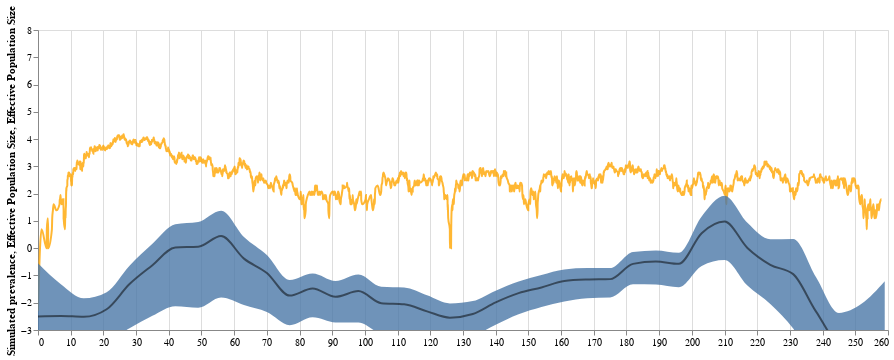

Source (notebook cell):
### Code cell
(line_simulation + log_line_ne + log_band_ne).resolve_scale(x = "shared", y = "shared")

### Figure 1 — Vega-Lite specification as saved in the notebook (floating-point values rounded to 4 significant figures; data arrays with more than 128 entries replaced by an {"elided": "..."} marker saying what was removed)
{"config": {"view": {"continuousWidth": 400, "continuousHeight": 300}}, "layer": [{"data": {"name": "data-1f220f3694f8efe948a7e9a2bd9d6eab"}, "mark": {"type": "line", "clip": true, "color": "orange", "interpolate": "monotone", "opacity": 0.8}, "encoding": {"x": {"axis": {"title": ""}, "field": "new_time", "type": "quantitative"}, "y": {"axis": {"grid": false, "title": "Simulated prevalence"}, "field": "log_I", "type": "quantitative"}}, "height": 300, "width": 850}, {"data": {"name": "data-22429f649496a494b762880e06fac85e"}, "mark": {"type": "area", "clip": true, "interpolate": "monotone", "opacity": 0.8}, "encoding": {"x": {"field": "new_interval", "type": "quantitative"}, "y": {"axis": {"grid": false, "title": "Effective Population Size"}, "field": "upper_hpd_log_50_MA", "scale": {"domain": [-3, 8]}, "type": "quantitative"}, "y2": {"field": "lower_hpd_log_50_MA"}}, "height": 300, "width": 850}, {"data": {"name": "data-22429f649496a494b762880e06fac85e"}, "mark": {"type": "line", "clip": true, "color": "black", "interpolate": "monotone", "opacity": 0.5}, "encoding": {"x": {"field": "new_interval", "type": "quantitative"}, "y": {"axis": {"grid": false, "title": "Effective Population Size"}, "field": "median_Ne_log_MA", "type": "quantitative"}}, "height": 300, "width": 850}], "resolve": {"scale": {"x": "shared", "y": "shared"}}, "$schema": "https://vega.github.io/schema/vega-lite/v4.17.0.json", "datasets": {"data-1f220f3694f8efe948a7e9a2bd9d6eab": {"elided": "3396 records"}, "data-22429f649496a494b762880e06fac85e": [{"interval": "1", "mean_Ne_log": -2.79, "mean_Ne_linear": 0.06145, "median_Ne_log": -3.31, "median_Ne_linear": 0.0365, "upper_hpd_log_95": 6.336, "lower_hpd_log_95": -10.35, "upper_hpd_log_50": -1.216, "lower_hpd_log_50": -6.913, "upper_hpd_linear": 564.3, "lower_hpd_linear": 3.184e-05, "upper_hpd_linear_50": 0.2964, "lower_hpd_linear_50": 0.0009948, "days": 7, "date": "2023-01-07T00:00:00", "new_interval": 259, "mean_Ne_log_MA": -2.79, "mean_Ne_linear_MA": 0.06145, "median_Ne_linear_MA": 0.0365, "median_Ne_log_MA": -3.31, "upper_hpd_log_50_MA": -1.216, "lower_hpd_log_50_MA": -6.913, "upper_hpd_linear_50_MA": 0.2964, "lower_hpd_linear_50_MA": 0.0009948, "lower_hpd_linear_MA": 3.184e-05, "upper_hpd_linear_MA": 564.3}, {"interval": "2", "mean_Ne_log": -3.089, "mean_Ne_linear": 0.04555, "median_Ne_log": -3.37, "median_Ne_linear": 0.03438, "upper_hpd_log_95": 0.4488, "lower_hpd_log_95": -6.02, "upper_hpd_log_50": -2.848, "lower_hpd_log_50": -4.733, "upper_hpd_linear": 1.566, "lower_hpd_linear": 0.002431, "upper_hpd_linear_50": 0.05794, "lower_hpd_linear_50": 0.008803, "days": 14, "date": "2022-12-31T00:00:00", "new_interval": 252, "mean_Ne_log_MA": -2.939, "mean_Ne_linear_MA": 0.0535, "median_Ne_linear_MA": 0.03544, "median_Ne_log_MA": -3.34, "upper_hpd_log_50_MA": -2.032, "lower_hpd_log_50_MA": -5.823, "upper_hpd_linear_50_MA": 0.1772, "lower_hpd_linear_50_MA": 0.004899, "lower_hpd_linear_MA": 0.001231, "upper_hpd_linear_MA": 282.9}, {"interval": "3", "mean_Ne_log": -3.259, "mean_Ne_linear": 0.03844, "median_Ne_log": -3.529, "median_Ne_linear": 0.02933, "upper_hpd_log_95": -0.4928, "lower_hpd_log_95": -5.418, "upper_hpd_log_50": -3.058, "lower_hpd_log_50": -4.433, "upper_hpd_linear": 0.6109, "lower_hpd_linear": 0.004437, "upper_hpd_linear_50": 0.047, "lower_hpd_linear_50": 0.01188, "days": 21, "date": "2022-12-24T00:00:00", "new_interval": 245, "mean_Ne_log_MA": -3.046, "mean_Ne_linear_MA": 0.04848, "median_Ne_linear_MA": 0.0334, "median_Ne_log_MA": -3.403, "upper_hpd_log_50_MA": -2.374, "lower_hpd_log_50_MA": -5.36, "upper_hpd_linear_50_MA": 0.1338, "lower_hpd_linear_50_MA": 0.007225, "lower_hpd_linear_MA": 0.0023, "upper_hpd_linear_MA": 188.8}, {"interval": "4", "mean_Ne_log": 1.217, "mean_Ne_linear": 3.375, "median_Ne_log": 0.9047, "median_Ne_linear": 2.471, "upper_hpd_log_95": 6.73, "lower_hpd_log_95": -3.885, "upper_hpd_log_50": 2.863, "lower_hpd_log_50": -0.8747, "upper_hpd_linear": 837.1, "lower_hpd_linear": 0.02055, "upper_hpd_linear_50": 17.51, "lower_hpd_linear_50": 0.417, "days": 28, "date": "2022-12-17T00:00:00", "new_interval": 238, "mean_Ne_log_MA": -1.98, "mean_Ne_linear_MA": 0.8802, "median_Ne_linear_MA": 0.6428, "median_Ne_log_MA": -2.326, "upper_hpd_log_50_MA": -1.065, "lower_hpd_log_50_MA": -4.238, "upper_hpd_linear_50_MA": 4.479, "lower_hpd_linear_50_MA": 0.1097, "lower_hpd_linear_MA": 0.006863, "upper_hpd_linear_MA": 350.9}, {"interval": "5", "mean_Ne_log": 4.849, "mean_Ne_linear": 127.6, "median_Ne_log": 4.545, "median_Ne_linear": 94.15, "upper_hpd_log_95": 10.42, "lower_hpd_log_95": -0.2077, "upper_hpd_log_50": 5.951, "lower_hpd_log_50": 2.21, "upper_hpd_linear": 33690.0, "lower_hpd_linear": 0.8124, "upper_hpd_linear_50": 384.0, "lower_hpd_linear_50": 9.112, "days": 35, "date": "2022-12-10T00:00:00", "new_interval": 231, "mean_Ne_log_MA": -0.6143, "mean_Ne_linear_MA": 26.23, "median_Ne_linear_MA": 19.34, "median_Ne_log_MA": -0.952, "upper_hpd_log_50_MA": 0.3383, "lower_hpd_log_50_MA": -2.949, "upper_hpd_linear_50_MA": 80.38, "lower_hpd_linear_50_MA": 1.91, "lower_hpd_linear_MA": 0.168, "upper_hpd_linear_MA": 7018.0}, {"interval": "6", "mean_Ne_log": -1.331, "mean_Ne_linear": 0.2642, "median_Ne_log": -1.595, "median_Ne_linear": 0.2028, "upper_hpd_log_95": 1.09, "lower_hpd_log_95": -3.214, "upper_hpd_log_50": -1.289, "lower_hpd_log_50": -2.41, "upper_hpd_linear": 2.975, "lower_hpd_linear": 0.04021, "upper_hpd_linear_50": 0.2756, "lower_hpd_linear_50": 0.08981, "days": 42, "date": "2022-12-03T00:00:00", "new_interval": 224, "mean_Ne_log_MA": -0.3226, "mean_Ne_linear_MA": 26.27, "median_Ne_linear_MA": 19.38, "median_Ne_log_MA": -0.609, "upper_hpd_log_50_MA": 0.3237, "lower_hpd_log_50_MA": -2.048, "upper_hpd_linear_50_MA": 80.38, "lower_hpd_linear_50_MA": 1.928, "lower_hpd_linear_MA": 0.176, "upper_hpd_linear_MA": 6906.0}, {"interval": "7", "mean_Ne_log": -0.002491, "mean_Ne_linear": 0.9975, "median_Ne_log": -0.2799, "median_Ne_linear": 0.7558, "upper_hpd_log_95": 2.837, "lower_hpd_log_95": -2.372, "upper_hpd_log_50": 0.1796, "lower_hpd_log_50": -1.356, "upper_hpd_linear": 17.06, "lower_hpd_linear": 0.09327, "upper_hpd_linear_50": 1.197, "lower_hpd_linear_50": 0.2578, "days": 49, "date": "2022-11-26T00:00:00", "new_interval": 217, "mean_Ne_log_MA": 0.2947, "mean_Ne_linear_MA": 26.46, "median_Ne_linear_MA": 19.52, "median_Ne_log_MA": 0.009037, "upper_hpd_log_50_MA": 0.9293, "lower_hpd_log_50_MA": -1.373, "upper_hpd_linear_50_MA": 80.6, "lower_hpd_linear_50_MA": 1.978, "lower_hpd_linear_MA": 0.1942, "upper_hpd_linear_MA": 6909.0}, {"interval": "8", "mean_Ne_log": 1.529, "mean_Ne_linear": 4.614, "median_Ne_log": 1.313, "median_Ne_linear": 3.718, "upper_hpd_log_95": 4.318, "lower_hpd_log_95": -1.056, "upper_hpd_log_50": 1.911, "lower_hpd_log_50": 0.2577, "upper_hpd_linear": 75.02, "lower_hpd_linear": 0.3478, "upper_hpd_linear_50": 6.757, "lower_hpd_linear_50": 1.294, "days": 56, "date": "2022-11-19T00:00:00", "new_interval": 210, "mean_Ne_log_MA": 1.252, "mean_Ne_linear_MA": 27.38, "median_Ne_linear_MA": 20.26, "median_Ne_log_MA": 0.9775, "upper_hpd_log_50_MA": 1.923, "lower_hpd_log_50_MA": -0.4346, "upper_hpd_linear_50_MA": 81.94, "lower_hpd_linear_50_MA": 2.234, "lower_hpd_linear_MA": 0.2628, "upper_hpd_linear_MA": 6924.0}, {"interval": "9", "mean_Ne_log": -1.096, "mean_Ne_linear": 0.3343, "median_Ne_log": -1.229, "median_Ne_linear": 0.2927, "upper_hpd_log_95": 0.4877, "lower_hpd_log_95": -2.622, "upper_hpd_log_50": -0.9308, "lower_hpd_log_50": -1.971, "upper_hpd_linear": 1.628, "lower_hpd_linear": 0.07268, "upper_hpd_linear_50": 0.3943, "lower_hpd_linear_50": 0.1393, "days": 63, "date": "2022-11-12T00:00:00", "new_interval": 203, "mean_Ne_log_MA": 0.7899, "mean_Ne_linear_MA": 26.77, "median_Ne_linear_MA": 19.82, "median_Ne_log_MA": 0.5509, "upper_hpd_log_50_MA": 1.164, "lower_hpd_log_50_MA": -0.6539, "upper_hpd_linear_50_MA": 78.52, "lower_hpd_linear_50_MA": 2.179, "lower_hpd_linear_MA": 0.2733, "upper_hpd_linear_MA": 6757.0}, {"interval": "10", "mean_Ne_log": -0.9726, "mean_Ne_linear": 0.3781, "median_Ne_log": -1.08, "median_Ne_linear": 0.3396, "upper_hpd_log_95": 0.6712, "lower_hpd_log_95": -2.274, "upper_hpd_log_50": -0.7146, "lower_hpd_log_50": -1.69, "upper_hpd_linear": 1.957, "lower_hpd_linear": 0.1029, "upper_hpd_linear_50": 0.4894, "lower_hpd_linear_50": 0.1845, "days": 70, "date": "2022-11-05T00:00:00", "new_interval": 196, "mean_Ne_log_MA": -0.3745, "mean_Ne_linear_MA": 1.318, "median_Ne_linear_MA": 1.062, "median_Ne_log_MA": -0.5741, "upper_hpd_log_50_MA": -0.1688, "lower_hpd_log_50_MA": -1.434, "upper_hpd_linear_50_MA": 1.823, "lower_hpd_linear_50_MA": 0.3931, "lower_hpd_linear_MA": 0.1314, "upper_hpd_linear_MA": 19.73}, {"interval": "11", "mean_Ne_log": -1.086, "mean_Ne_linear": 0.3377, "median_Ne_log": -1.172, "median_Ne_linear": 0.3097, "upper_hpd_log_95": 0.6311, "lower_hpd_log_95": -2.552, "upper_hpd_log_50": -0.8584, "lower_hpd_log_50": -1.921, "upper_hpd_linear": 1.88, "lower_hpd_linear": 0.07792, "upper_hpd_linear_50": 0.4238, "lower_hpd_linear_50": 0.1464, "days": 77, "date": "2022-10-29T00:00:00", "new_interval": 189, "mean_Ne_log_MA": -0.3254, "mean_Ne_linear_MA": 1.332, "median_Ne_linear_MA": 1.083, "median_Ne_log_MA": -0.4895, "upper_hpd_log_50_MA": -0.08272, "lower_hpd_log_50_MA": -1.336, "upper_hpd_linear_50_MA": 1.852, "lower_hpd_linear_50_MA": 0.4044, "lower_hpd_linear_MA": 0.1389, "upper_hpd_linear_MA": 19.51}, {"interval": "12", "mean_Ne_log": -0.6551, "mean_Ne_linear": 0.5194, "median_Ne_log": -0.706, "median_Ne_linear": 0.4936, "upper_hpd_log_95": 1.111, "lower_hpd_log_95": -2.3, "upper_hpd_log_50": -0.1087, "lower_hpd_log_50": -1.301, "upper_hpd_linear": 3.038, "lower_hpd_linear": 0.1002, "upper_hpd_linear_50": 0.897, "lower_hpd_linear_50": 0.2723, "days": 84, "date": "2022-10-22T00:00:00", "new_interval": 182, "mean_Ne_log_MA": -0.456, "mean_Ne_linear_MA": 1.237, "median_Ne_linear_MA": 1.031, "median_Ne_log_MA": -0.5747, "upper_hpd_log_50_MA": -0.1404, "lower_hpd_log_50_MA": -1.325, "upper_hpd_linear_50_MA": 1.792, "lower_hpd_linear_50_MA": 0.4073, "lower_hpd_linear_MA": 0.1403, "upper_hpd_linear_MA": 16.71}, {"interval": "13", "mean_Ne_log": -1.379, "mean_Ne_linear": 0.2519, "median_Ne_log": -1.486, "median_Ne_linear": 0.2262, "upper_hpd_log_95": 0.7218, "lower_hpd_log_95": -3.263, "upper_hpd_log_50": -1.035, "lower_hpd_log_50": -2.178, "upper_hpd_linear": 2.058, "lower_hpd_linear": 0.03827, "upper_hpd_linear_50": 0.3553, "lower_hpd_linear_50": 0.1132, "days": 91, "date": "2022-10-15T00:00:00", "new_interval": 175, "mean_Ne_log_MA": -1.038, "mean_Ne_linear_MA": 0.3643, "median_Ne_linear_MA": 0.3324, "median_Ne_log_MA": -1.135, "upper_hpd_log_50_MA": -0.7295, "lower_hpd_log_50_MA": -1.812, "upper_hpd_linear_50_MA": 0.5119, "lower_hpd_linear_50_MA": 0.1711, "lower_hpd_linear_MA": 0.07839, "upper_hpd_linear_MA": 2.112}, {"interval": "14", "mean_Ne_log": -1.149, "mean_Ne_linear": 0.3171, "median_Ne_log": -1.306, "median_Ne_linear": 0.2708, "upper_hpd_log_95": 0.8676, "lower_hpd_log_95": -3.008, "upper_hpd_log_50": -0.9308, "lower_hpd_log_50": -2.085, "upper_hpd_linear": 2.381, "lower_hpd_linear": 0.04941, "upper_hpd_linear_50": 0.3943, "lower_hpd_linear_50": 0.1243, "days": 98, "date": "2022-10-08T00:00:00", "new_interval": 168, "mean_Ne_log_MA": -1.048, "mean_Ne_linear_MA": 0.3608, "median_Ne_linear_MA": 0.328, "median_Ne_log_MA": -1.15, "upper_hpd_log_50_MA": -0.7295, "lower_hpd_log_50_MA": -1.835, "upper_hpd_linear_50_MA": 0.5119, "lower_hpd_linear_50_MA": 0.1681, "lower_hpd_linear_MA": 0.07374, "upper_hpd_linear_MA": 2.263}, {"interval": "15", "mean_Ne_log": -1.151, "mean_Ne_linear": 0.3164, "median_Ne_log": -1.353, "median_Ne_linear": 0.2584, "upper_hpd_log_95": 1.242, "lower_hpd_log_95": -3.077, "upper_hpd_log_50": -0.9628, "lower_hpd_log_50": -2.276, "upper_hpd_linear": 3.461, "lower_hpd_linear": 0.04609, "upper_hpd_linear_50": 0.3818, "lower_hpd_linear_50": 0.1027, "days": 105, "date": "2022-10-01T00:00:00", "new_interval": 161, "mean_Ne_log_MA": -1.084, "mean_Ne_linear_MA": 0.3485, "median_Ne_linear_MA": 0.3117, "median_Ne_log_MA": -1.205, "upper_hpd_log_50_MA": -0.7791, "lower_hpd_log_50_MA": -1.952, "upper_hpd_linear_50_MA": 0.4904, "lower_hpd_linear_50_MA": 0.1518, "lower_hpd_linear_MA": 0.06238, "upper_hpd_linear_MA": 2.564}, {"interval": "16", "mean_Ne_log": -2.269, "mean_Ne_linear": 0.1035, "median_Ne_log": -2.351, "median_Ne_linear": 0.09529, "upper_hpd_log_95": -0.4967, "lower_hpd_log_95": -3.787, "upper_hpd_log_50": -1.881, "lower_hpd_log_50": -2.94, "upper_hpd_linear": 0.6085, "lower_hpd_linear": 0.02267, "upper_hpd_linear_50": 0.1525, "lower_hpd_linear_50": 0.05287, "days": 112, "date": "2022-09-24T00:00:00", "new_interval": 154, "mean_Ne_log_MA": -1.32, "mean_Ne_linear_MA": 0.3017, "median_Ne_linear_MA": 0.2689, "median_Ne_log_MA": -1.441, "upper_hpd_log_50_MA": -0.9835, "lower_hpd_log_50_MA": -2.156, "upper_hpd_linear_50_MA": 0.4362, "lower_hpd_linear_50_MA": 0.1331, "lower_hpd_linear_MA": 0.05133, "upper_hpd_linear_MA": 2.309}, {"interval": "17", "mean_Ne_log": -1.619, "mean_Ne_linear": 0.1982, "median_Ne_log": -1.748, "median_Ne_linear": 0.1741, "upper_hpd_log_95": 0.5239, "lower_hpd_log_95": -3.527, "upper_hpd_log_50": -1.313, "lower_hpd_log_50": -2.64, "upper_hpd_linear": 1.689, "lower_hpd_linear": 0.02939, "upper_hpd_linear_50": 0.2689, "lower_hpd_linear_50": 0.0714, "days": 119, "date": "2022-09-17T00:00:00", "new_interval": 147, "mean_Ne_log_MA": -1.513, "mean_Ne_linear_MA": 0.2374, "median_Ne_linear_MA": 0.205, "median_Ne_log_MA": -1.649, "upper_hpd_log_50_MA": -1.224, "lower_hpd_log_50_MA": -2.424, "upper_hpd_linear_50_MA": 0.3105, "lower_hpd_linear_50_MA": 0.0929, "lower_hpd_linear_MA": 0.03717, "upper_hpd_linear_MA": 2.04}, {"interval": "18", "mean_Ne_log": -2.964, "mean_Ne_linear": 0.0516, "median_Ne_log": -3.178, "median_Ne_linear": 0.04166, "upper_hpd_log_95": -0.2038, "lower_hpd_log_95": -4.953, "upper_hpd_log_50": -2.71, "lower_hpd_log_50": -4.094, "upper_hpd_linear": 0.8156, "lower_hpd_linear": 0.007065, "upper_hpd_linear_50": 0.06651, "lower_hpd_linear_50": 0.01667, "days": 126, "date": "2022-09-10T00:00:00", "new_interval": 140, "mean_Ne_log_MA": -1.83, "mean_Ne_linear_MA": 0.1974, "median_Ne_linear_MA": 0.168, "median_Ne_log_MA": -1.987, "upper_hpd_log_50_MA": -1.56, "lower_hpd_log_50_MA": -2.807, "upper_hpd_linear_50_MA": 0.2528, "lower_hpd_linear_50_MA": 0.07359, "lower_hpd_linear_MA": 0.03093, "upper_hpd_linear_MA": 1.791}, {"interval": "19", "mean_Ne_log": -3.343, "mean_Ne_linear": 0.03535, "median_Ne_log": -3.442, "median_Ne_linear": 0.032, "upper_hpd_log_95": -1.163, "lower_hpd_log_95": -5.534, "upper_hpd_log_50": -2.836, "lower_hpd_log_50": -4.234, "upper_hpd_linear": 0.3125, "lower_hpd_linear": 0.00395, "upper_hpd_linear_50": 0.05866, "lower_hpd_linear_50": 0.01449, "days": 133, "date": "2022-09-03T00:00:00", "new_interval": 133, "mean_Ne_log_MA": -2.269, "mean_Ne_linear_MA": 0.141, "median_Ne_linear_MA": 0.1203, "median_Ne_log_MA": -2.414, "upper_hpd_log_50_MA": -1.941, "lower_hpd_log_50_MA": -3.237, "upper_hpd_linear_50_MA": 0.1857, "lower_hpd_linear_50_MA": 0.05162, "lower_hpd_linear_MA": 0.02184, "upper_hpd_linear_MA": 1.377}, {"interval": "20", "mean_Ne_log": -1.664, "mean_Ne_linear": 0.1894, "median_Ne_log": -2.023, "median_Ne_linear": 0.1323, "upper_hpd_log_95": 2.363, "lower_hpd_log_95": -5.096, "upper_hpd_log_50": -1.396, "lower_hpd_log_50": -3.69, "upper_hpd_linear": 10.62, "lower_hpd_linear": 0.006123, "upper_hpd_linear_50": 0.2477, "lower_hpd_linear_50": 0.02496, "days": 140, "date": "2022-08-27T00:00:00", "new_interval": 126, "mean_Ne_log_MA": -2.372, "mean_Ne_linear_MA": 0.1156, "median_Ne_linear_MA": 0.09507, "median_Ne_log_MA": -2.548, "upper_hpd_log_50_MA": -2.027, "lower_hpd_log_50_MA": -3.52, "upper_hpd_linear_50_MA": 0.1588, "lower_hpd_linear_50_MA": 0.03608, "lower_hpd_linear_MA": 0.01384, "upper_hpd_linear_MA": 2.809}, {"interval": "21", "mean_Ne_log": -0.9449, "mean_Ne_linear": 0.3887, "median_Ne_log": -1.188, "median_Ne_linear": 0.3048, "upper_hpd_log_95": 2.383, "lower_hpd_log_95": -3.913, "upper_hpd_log_50": -0.3932, "lower_hpd_log_50": -2.266, "upper_hpd_linear": 10.83, "lower_hpd_linear": 0.01998, "upper_hpd_linear_50": 0.6749, "lower_hpd_linear_50": 0.1037, "days": 147, "date": "2022-08-20T00:00:00", "new_interval": 119, "mean_Ne_log_MA": -2.107, "mean_Ne_linear_MA": 0.1727, "median_Ne_linear_MA": 0.137, "median_Ne_log_MA": -2.316, "upper_hpd_log_50_MA": -1.73, "lower_hpd_log_50_MA": -3.385, "upper_hpd_linear_50_MA": 0.2633, "lower_hpd_linear_50_MA": 0.04625, "lower_hpd_linear_MA": 0.0133, "upper_hpd_linear_MA": 4.854}, {"interval": "22", "mean_Ne_log": -0.1427, "mean_Ne_linear": 0.867, "median_Ne_log": -0.4564, "median_Ne_linear": 0.6335, "upper_hpd_log_95": 3.597, "lower_hpd_log_95": -3.085, "upper_hpd_log_50": 0.108, "lower_hpd_log_50": -1.856, "upper_hpd_linear": 36.49, "lower_hpd_linear": 0.04573, "upper_hpd_linear_50": 1.114, "lower_hpd_linear_50": 0.1563, "days": 154, "date": "2022-08-13T00:00:00", "new_interval": 112, "mean_Ne_log_MA": -1.812, "mean_Ne_linear_MA": 0.3064, "median_Ne_linear_MA": 0.2289, "median_Ne_log_MA": -2.058, "upper_hpd_log_50_MA": -1.445, "lower_hpd_log_50_MA": -3.228, "upper_hpd_linear_50_MA": 0.4324, "lower_hpd_linear_50_MA": 0.06323, "lower_hpd_linear_MA": 0.01657, "upper_hpd_linear_MA": 11.81}, {"interval": "23", "mean_Ne_log": -2.925, "mean_Ne_linear": 0.05369, "median_Ne_log": -2.976, "median_Ne_linear": 0.05099, "upper_hpd_log_95": -1.242, "lower_hpd_log_95": -4.578, "upper_hpd_log_50": -2.551, "lower_hpd_log_50": -3.626, "upper_hpd_linear": 0.2887, "lower_hpd_linear": 0.01028, "upper_hpd_linear_50": 0.07799, "lower_hpd_linear_50": 0.02663, "days": 161, "date": "2022-08-06T00:00:00", "new_interval": 105, "mean_Ne_log_MA": -1.804, "mean_Ne_linear_MA": 0.3068, "median_Ne_linear_MA": 0.2307, "median_Ne_log_MA": -2.017, "upper_hpd_log_50_MA": -1.414, "lower_hpd_log_50_MA": -3.134, "upper_hpd_linear_50_MA": 0.4347, "lower_hpd_linear_50_MA": 0.06522, "lower_hpd_linear_MA": 0.01721, "upper_hpd_linear_MA": 11.71}, {"interval": "24", "mean_Ne_log": -1.098, "mean_Ne_linear": 0.3336, "median_Ne_log": -1.224, "median_Ne_linear": 0.294, "upper_hpd_log_95": 1.563, "lower_hpd_log_95": -3.611, "upper_hpd_log_50": -0.5781, "lower_hpd_log_50": -2.209, "upper_hpd_linear": 4.774, "lower_hpd_linear": 0.02702, "upper_hpd_linear_50": 0.561, "lower_hpd_linear_50": 0.1098, "days": 168, "date": "2022-07-30T00:00:00", "new_interval": 98, "mean_Ne_log_MA": -1.355, "mean_Ne_linear_MA": 0.3665, "median_Ne_linear_MA": 0.2831, "median_Ne_log_MA": -1.574, "upper_hpd_log_50_MA": -0.962, "lower_hpd_log_50_MA": -2.729, "upper_hpd_linear_50_MA": 0.5351, "lower_hpd_linear_50_MA": 0.08428, "lower_hpd_linear_MA": 0.02183, "upper_hpd_linear_MA": 12.6}, {"interval": "25", "mean_Ne_log": -2.872, "mean_Ne_linear": 0.05661, "median_Ne_log": -3.064, "median_Ne_linear": 0.04668, "upper_hpd_log_95": -0.9048, "lower_hpd_log_95": -4.687, "upper_hpd_log_50": -2.606, "lower_hpd_log_50": -3.649, "upper_hpd_linear": 0.4046, "lower_hpd_linear": 0.009218, "upper_hpd_linear_50": 0.07379, "lower_hpd_linear_50": 0.026, "days": 175, "date": "2022-07-23T00:00:00", "new_interval": 91, "mean_Ne_log_MA": -1.596, "mean_Ne_linear_MA": 0.3399, "median_Ne_linear_MA": 0.266, "median_Ne_log_MA": -1.782, "upper_hpd_log_50_MA": -1.204, "lower_hpd_log_50_MA": -2.721, "upper_hpd_linear_50_MA": 0.5003, "lower_hpd_linear_50_MA": 0.08449, "lower_hpd_linear_MA": 0.02245, "upper_hpd_linear_MA": 10.56}, {"interval": "26", "mean_Ne_log": 0.6586, "mean_Ne_linear": 1.932, "median_Ne_log": 0.3281, "median_Ne_linear": 1.388, "upper_hpd_log_95": 4.743, "lower_hpd_log_95": -2.72, "upper_hpd_log_50": 0.9818, "lower_hpd_log_50": -1.323, "upper_hpd_linear": 114.8, "lower_hpd_linear": 0.06585, "upper_hpd_linear_50": 2.669, "lower_hpd_linear_50": 0.2664, "days": 182, "date": "2022-07-16T00:00:00", "new_interval": 84, "mean_Ne_log_MA": -1.276, "mean_Ne_linear_MA": 0.6486, "median_Ne_linear_MA": 0.4827, "median_Ne_log_MA": -1.479, "upper_hpd_log_50_MA": -0.9292, "lower_hpd_log_50_MA": -2.533, "upper_hpd_linear_50_MA": 0.8992, "lower_hpd_linear_50_MA": 0.117, "lower_hpd_linear_MA": 0.03162, "upper_hpd_linear_MA": 31.34}, {"interval": "27", "mean_Ne_log": -1.286, "mean_Ne_linear": 0.2763, "median_Ne_log": -1.757, "median_Ne_linear": 0.1725, "upper_hpd_log_95": 3.496, "lower_hpd_log_95": -4.877, "upper_hpd_log_50": -1.077, "lower_hpd_log_50": -3.305, "upper_hpd_linear": 33.0, "lower_hpd_linear": 0.007617, "upper_hpd_linear_50": 0.3406, "lower_hpd_linear_50": 0.03671, "days": 189, "date": "2022-07-09T00:00:00", "new_interval": 77, "mean_Ne_log_MA": -1.504, "mean_Ne_linear_MA": 0.5304, "median_Ne_linear_MA": 0.3905, "median_Ne_log_MA": -1.739, "upper_hpd_log_50_MA": -1.166, "lower_hpd_log_50_MA": -2.822, "upper_hpd_linear_50_MA": 0.7445, "lower_hpd_linear_50_MA": 0.0931, "lower_hpd_linear_MA": 0.024, "upper_hpd_linear_MA": 30.65}, {"interval": "28", "mean_Ne_log": 1.55, "mean_Ne_linear": 4.714, "median_Ne_log": 1.173, "median_Ne_linear": 3.231, "upper_hpd_log_95": 6.987, "lower_hpd_log_95": -2.92, "upper_hpd_log_50": 2.032, "lower_hpd_log_50": -1.228, "upper_hpd_linear": 1082.0, "lower_hpd_linear": 0.05393, "upper_hpd_linear_50": 7.628, "lower_hpd_linear_50": 0.293, "days": 196, "date": "2022-07-02T00:00:00", "new_interval": 70, "mean_Ne_log_MA": -0.6093, "mean_Ne_linear_MA": 1.462, "median_Ne_linear_MA": 1.026, "median_Ne_log_MA": -0.9091, "upper_hpd_log_50_MA": -0.2496, "lower_hpd_log_50_MA": -2.343, "upper_hpd_linear_50_MA": 2.254, "lower_hpd_linear_50_MA": 0.1464, "lower_hpd_linear_MA": 0.03273, "upper_hpd_linear_MA": 247.0}, {"interval": "29", "mean_Ne_log": 1.904, "mean_Ne_linear": 6.715, "median_Ne_log": 1.409, "median_Ne_linear": 4.091, "upper_hpd_log_95": 8.155, "lower_hpd_log_95": -2.986, "upper_hpd_log_50": 2.738, "lower_hpd_log_50": -0.9213, "upper_hpd_linear": 3480.0, "lower_hpd_linear": 0.05051, "upper_hpd_linear_50": 15.46, "lower_hpd_linear_50": 0.398, "days": 203, "date": "2022-06-25T00:00:00", "new_interval": 63, "mean_Ne_log_MA": -0.008871, "mean_Ne_linear_MA": 2.739, "median_Ne_linear_MA": 1.786, "median_Ne_log_MA": -0.3824, "upper_hpd_log_50_MA": 0.4136, "lower_hpd_log_50_MA": -2.085, "upper_hpd_linear_50_MA": 5.233, "lower_hpd_linear_50_MA": 0.204, "lower_hpd_linear_MA": 0.03743, "upper_hpd_linear_MA": 942.0}, {"interval": "30", "mean_Ne_log": 1.461, "mean_Ne_linear": 4.311, "median_Ne_log": 1.063, "median_Ne_linear": 2.894, "upper_hpd_log_95": 7.918, "lower_hpd_log_95": -3.967, "upper_hpd_log_50": 2.189, "lower_hpd_log_50": -2.265, "upper_hpd_linear": 2747.0, "lower_hpd_linear": 0.01894, "upper_hpd_linear_50": 8.924, "lower_hpd_linear_50": 0.1038, "days": 210, "date": "2022-06-18T00:00:00", "new_interval": 56, "mean_Ne_log_MA": 0.8577, "mean_Ne_linear_MA": 3.59, "median_Ne_linear_MA": 2.355, "median_Ne_log_MA": 0.443, "upper_hpd_log_50_MA": 1.373, "lower_hpd_log_50_MA": -1.808, "upper_hpd_linear_50_MA": 7.003, "lower_hpd_linear_50_MA": 0.2196, "lower_hpd_linear_MA": 0.03937, "upper_hpd_linear_MA": 1491.0}, {"interval": "31", "mean_Ne_log": -1.12, "mean_Ne_linear": 0.3263, "median_Ne_log": -1.627, "median_Ne_linear": 0.1966, "upper_hpd_log_95": 3.528, "lower_hpd_log_95": -4.358, "upper_hpd_log_50": -1.09, "lower_hpd_log_50": -3.207, "upper_hpd_linear": 34.04, "lower_hpd_linear": 0.0128, "upper_hpd_linear_50": 0.3363, "lower_hpd_linear_50": 0.04046, "days": 217, "date": "2022-06-11T00:00:00", "new_interval": 49, "mean_Ne_log_MA": 0.502, "mean_Ne_linear_MA": 3.269, "median_Ne_linear_MA": 2.117, "median_Ne_log_MA": 0.05203, "upper_hpd_log_50_MA": 0.9583, "lower_hpd_log_50_MA": -2.185, "upper_hpd_linear_50_MA": 6.537, "lower_hpd_linear_50_MA": 0.1744, "lower_hpd_linear_MA": 0.02876, "upper_hpd_linear_MA": 1475.0}, {"interval": "32", "mean_Ne_log": -1.566, "mean_Ne_linear": 0.2089, "median_Ne_log": -1.886, "median_Ne_linear": 0.1517, "upper_hpd_log_95": 1.415, "lower_hpd_log_95": -3.854, "upper_hpd_log_50": -1.464, "lower_hpd_log_50": -3.026, "upper_hpd_linear": 4.115, "lower_hpd_linear": 0.0212, "upper_hpd_linear_50": 0.2313, "lower_hpd_linear_50": 0.04853, "days": 224, "date": "2022-06-04T00:00:00", "new_interval": 42, "mean_Ne_log_MA": 0.4461, "mean_Ne_linear_MA": 3.255, "median_Ne_linear_MA": 2.113, "median_Ne_log_MA": 0.02638, "upper_hpd_log_50_MA": 0.8809, "lower_hpd_log_50_MA": -2.129, "upper_hpd_linear_50_MA": 6.515, "lower_hpd_linear_50_MA": 0.1768, "lower_hpd_linear_MA": 0.03148, "upper_hpd_linear_MA": 1469.0}, {"interval": "33", "mean_Ne_log": -1.898, "mean_Ne_linear": 0.1498, "median_Ne_log": -2.071, "median_Ne_linear": 0.126, "upper_hpd_log_95": 0.5726, "lower_hpd_log_95": -3.914, "upper_hpd_log_50": -1.561, "lower_hpd_log_50": -2.988, "upper_hpd_linear": 1.773, "lower_hpd_linear": 0.01996, "upper_hpd_linear_50": 0.2099, "lower_hpd_linear_50": 0.05038, "days": 231, "date": "2022-05-28T00:00:00", "new_interval": 35, "mean_Ne_log_MA": -0.2436, "mean_Ne_linear_MA": 2.342, "median_Ne_linear_MA": 1.492, "median_Ne_log_MA": -0.6224, "upper_hpd_log_50_MA": 0.1623, "lower_hpd_log_50_MA": -2.481, "upper_hpd_linear_50_MA": 5.031, "lower_hpd_linear_50_MA": 0.1282, "lower_hpd_linear_MA": 0.02468, "upper_hpd_linear_MA": 1253.0}, {"interval": "34", "mean_Ne_log": -1.901, "mean_Ne_linear": 0.1494, "median_Ne_log": -2.053, "median_Ne_linear": 0.1283, "upper_hpd_log_95": 1.298, "lower_hpd_log_95": -4.924, "upper_hpd_log_50": -1.281, "lower_hpd_log_50": -3.201, "upper_hpd_linear": 3.663, "lower_hpd_linear": 0.00727, "upper_hpd_linear_50": 0.2779, "lower_hpd_linear_50": 0.04074, "days": 238, "date": "2022-05-21T00:00:00", "new_interval": 28, "mean_Ne_log_MA": -1.005, "mean_Ne_linear_MA": 1.029, "median_Ne_linear_MA": 0.6994, "median_Ne_log_MA": -1.315, "upper_hpd_log_50_MA": -0.6414, "lower_hpd_log_50_MA": -2.937, "upper_hpd_linear_50_MA": 1.996, "lower_hpd_linear_50_MA": 0.05679, "lower_hpd_linear_MA": 0.01603, "upper_hpd_linear_MA": 558.1}, {"interval": "35", "mean_Ne_log": -3.396, "mean_Ne_linear": 0.03349, "median_Ne_log": -3.558, "median_Ne_linear": 0.02851, "upper_hpd_log_95": 0.2059, "lower_hpd_log_95": -6.692, "upper_hpd_log_50": -2.67, "lower_hpd_log_50": -4.655, "upper_hpd_linear": 1.229, "lower_hpd_linear": 0.00124, "upper_hpd_linear_50": 0.06924, "lower_hpd_linear_50": 0.009513, "days": 245, "date": "2022-05-14T00:00:00", "new_interval": 21, "mean_Ne_log_MA": -1.976, "mean_Ne_linear_MA": 0.1736, "median_Ne_linear_MA": 0.1262, "median_Ne_log_MA": -2.239, "upper_hpd_log_50_MA": -1.613, "lower_hpd_log_50_MA": -3.415, "upper_hpd_linear_50_MA": 0.2249, "lower_hpd_linear_50_MA": 0.03793, "lower_hpd_linear_MA": 0.01249, "upper_hpd_linear_MA": 8.964}, {"interval": "36", "mean_Ne_log": -2.803, "mean_Ne_linear": 0.0606, "median_Ne_log": -3.012, "median_Ne_linear": 0.04919, "upper_hpd_log_95": 1.521, "lower_hpd_log_95": -6.647, "upper_hpd_log_50": -2.215, "lower_hpd_log_50": -4.326, "upper_hpd_linear": 4.577, "lower_hpd_linear": 0.001298, "upper_hpd_linear_50": 0.1092, "lower_hpd_linear_50": 0.01322, "days": 252, "date": "2022-05-07T00:00:00", "new_interval": 14, "mean_Ne_log_MA": -2.313, "mean_Ne_linear_MA": 0.1204, "median_Ne_linear_MA": 0.09675, "median_Ne_log_MA": -2.516, "upper_hpd_log_50_MA": -1.838, "lower_hpd_log_50_MA": -3.639, "upper_hpd_linear_50_MA": 0.1795, "lower_hpd_linear_50_MA": 0.03248, "lower_hpd_linear_MA": 0.01019, "upper_hpd_linear_MA": 3.071}, {"interval": "37", "mean_Ne_log": -2.17, "mean_Ne_linear": 0.1142, "median_Ne_log": -1.728, "median_Ne_linear": 0.1776, "upper_hpd_log_95": 6.014, "lower_hpd_log_95": -11.88, "upper_hpd_log_50": 1.125, "lower_hpd_log_50": -3.648, "upper_hpd_linear": 409.2, "lower_hpd_linear": 6.952e-06, "upper_hpd_linear_50": 3.08, "lower_hpd_linear_50": 0.02605, "days": 259, "date": "2022-04-30T00:00:00", "new_interval": 7, "mean_Ne_log_MA": -2.434, "mean_Ne_linear_MA": 0.1015, "median_Ne_linear_MA": 0.1019, "median_Ne_log_MA": -2.484, "upper_hpd_log_50_MA": -1.32, "lower_hpd_log_50_MA": -3.763, "upper_hpd_linear_50_MA": 0.7492, "lower_hpd_linear_50_MA": 0.02798, "lower_hpd_linear_MA": 0.005954, "upper_hpd_linear_MA": 84.09}, {"interval": "38", "mean_Ne_log": -2.625, "mean_Ne_linear": 0.07245, "median_Ne_log": -2.157, "median_Ne_linear": 0.1157, "upper_hpd_log_95": 10.37, "lower_hpd_log_95": -16.32, "upper_hpd_log_50": 2.284, "lower_hpd_log_50": -5.924, "upper_hpd_linear": 31870.0, "lower_hpd_linear": 8.177e-08, "upper_hpd_linear_50": 9.818, "lower_hpd_linear_50": 0.002673, "days": 266, "date": "2022-04-23T00:00:00", "new_interval": 0, "mean_Ne_log_MA": -2.579, "mean_Ne_linear_MA": 0.08602, "median_Ne_linear_MA": 0.09986, "median_Ne_log_MA": -2.502, "upper_hpd_log_50_MA": -0.5513, "lower_hpd_log_50_MA": -4.351, "upper_hpd_linear_50_MA": 2.671, "lower_hpd_linear_50_MA": 0.01844, "lower_hpd_linear_MA": 0.001963, "upper_hpd_linear_MA": 6457.0}]}}
